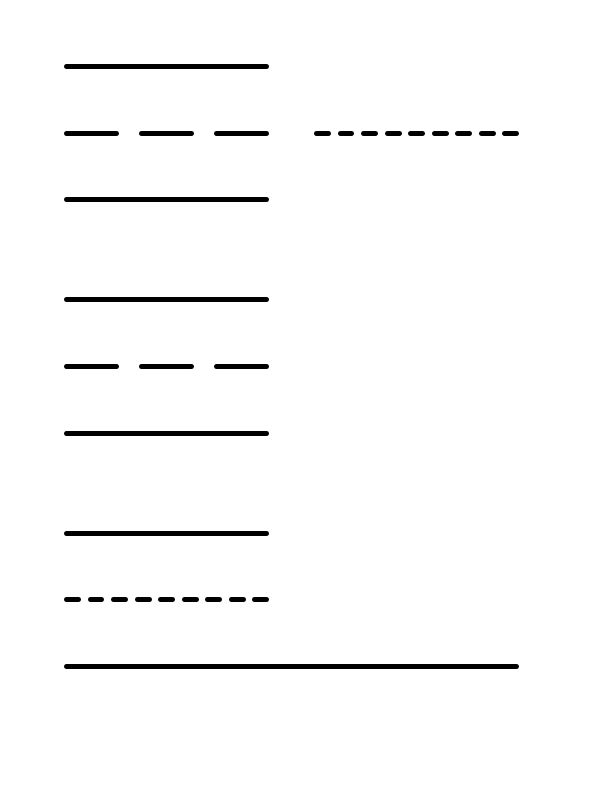
Frame 1 (no input)
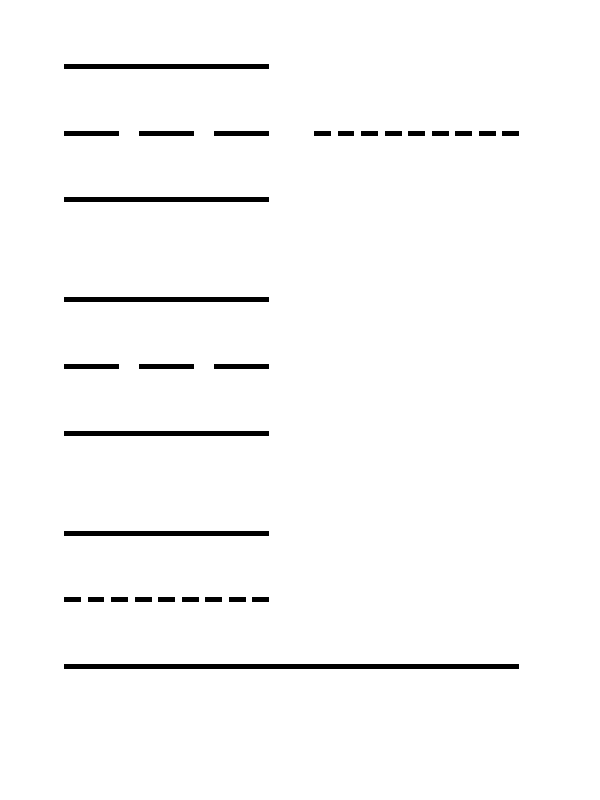
Frame 60 (the mouse pressed at the canvas centre just before this capture)
Frame 120 (the mouse held since frame 60 and released just before this capture): identical to frame 60, image omitted

The Processing sketch that drew these frames (run headless with seeded random() and noise(); from frame 60 on, the mouse is pressed at the canvas centre):

// Processing sketch: build
// ── build.pde
float u = 200;
float uL, uG;
void setup() {
	size(600, 800);
	background(255);
}
void draw() {
	stroke(0);
	strokeWeight(5);
	translate (u / 3, u / 3); 		tekiah();
	translate (0, u / 3); 			shevarim();
	translate (u * 1.25, 0);		teruah();
	translate (-u * 1.25, u / 3);	tekiah();
	translate (0, u / 2);			tekiah();
	translate (0, u / 3);			shevarim();
	translate (0, u / 3);			tekiah();
	translate (0, u / 2);			tekiah();
	translate (0, u / 3);			teruah();
	translate (0, u / 3);			tekiahGdola();
}
void tekiah() {
	line(0, 0, u, 0);
}
void shevarim() {
	uL = u  / 4;
	uG = uL / 2;
	for (int i = 0; i < 3; i++) {
		line(i * uL + i * uG, 0, (i * uL + i * uG) + uL, 0);
	}
}
void teruah() {
	uL = u / 17;
	uG = uL;
	for (int i = 0; i < 9; i++) {
		line(i * uL + i * uG, 0, (i * uL + i * uG) + uL, 0);
	}
}
void tekiahGdola() {
	line(0, 0, u * 2.25, 0);
}
